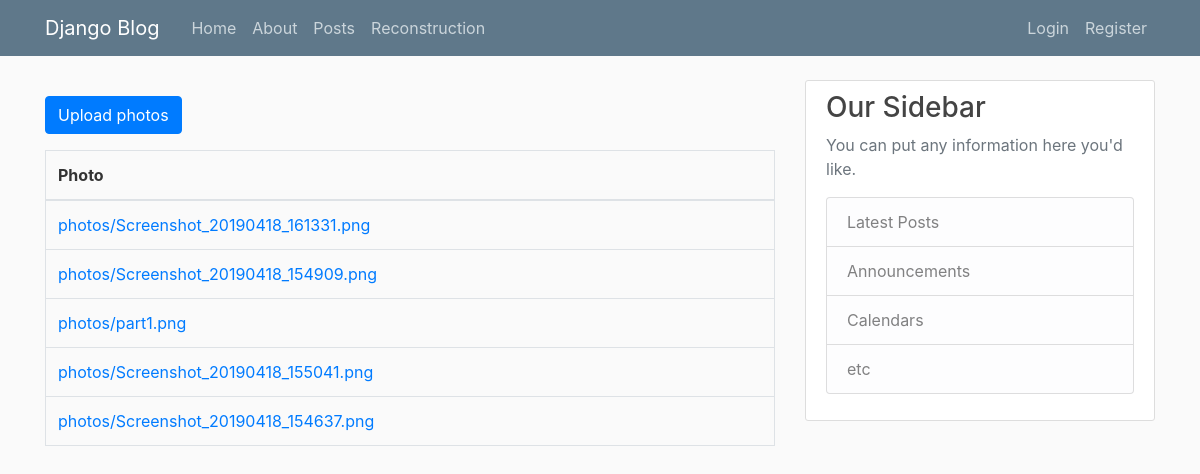
The page /reconstruction/ on the database as committed earlier.
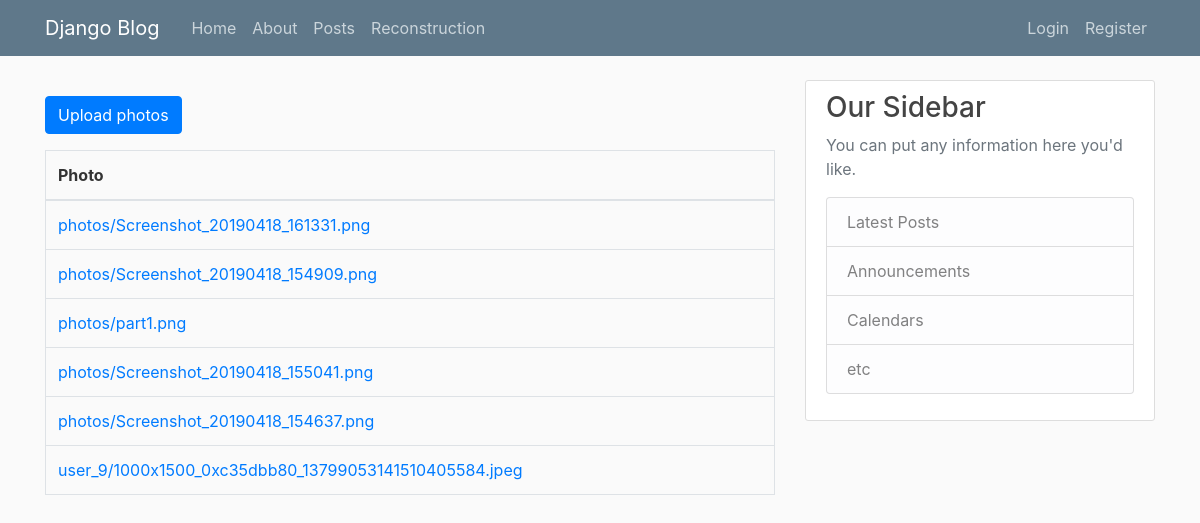
The same page on the database as committed later.
### blog/models.py (models this page shows)
class Photo(models.Model):
    title = models.CharField(max_length=255, blank=True)
    file = models.FileField(upload_to=user_path)
    uploaded_at = models.DateTimeField(auto_now_add=True)
    author = models.ForeignKey(User, on_delete=models.CASCADE, null=True)

### blog/views.py (the view, shortened to what this page needs)
# urls.py: path('reconstruction/', views.Reconstruction.as_view(), name='reconstruction'),
class Reconstruction(View):
    def get(self, request):
        photos_list = Photo.objects.all()
        return render(self.request, 'blog/reconstruction.html', {'photos': photos_list})

### blog/templates/blog/reconstruction.html (shortened to what this page needs)
{% extends "blog/base.html" %}
{% load static %}
{% block content %}
<button type="button" class="btn btn-primary my-3 js-upload-photos">
   Upload photos
</button>
<table id="gallery" class="table table-bordered">
  <thead>
    <tr>
      <th>Photo</th>
    </tr>
  </thead>
  <tbody>
    {% for photo in photos %}
      <tr>
        <td><a href="{{ photo.file.url }}">{{ photo.file.name }}</a></td>
      </tr>
    {% endfor %}
  </tbody>
</table>
{% endblock content %}

Rows that differ between the two databases and show on the page:
added Photo: file.name "user_9/1000x1500_0xc35dbb80_13799053141510405584.jpeg"
